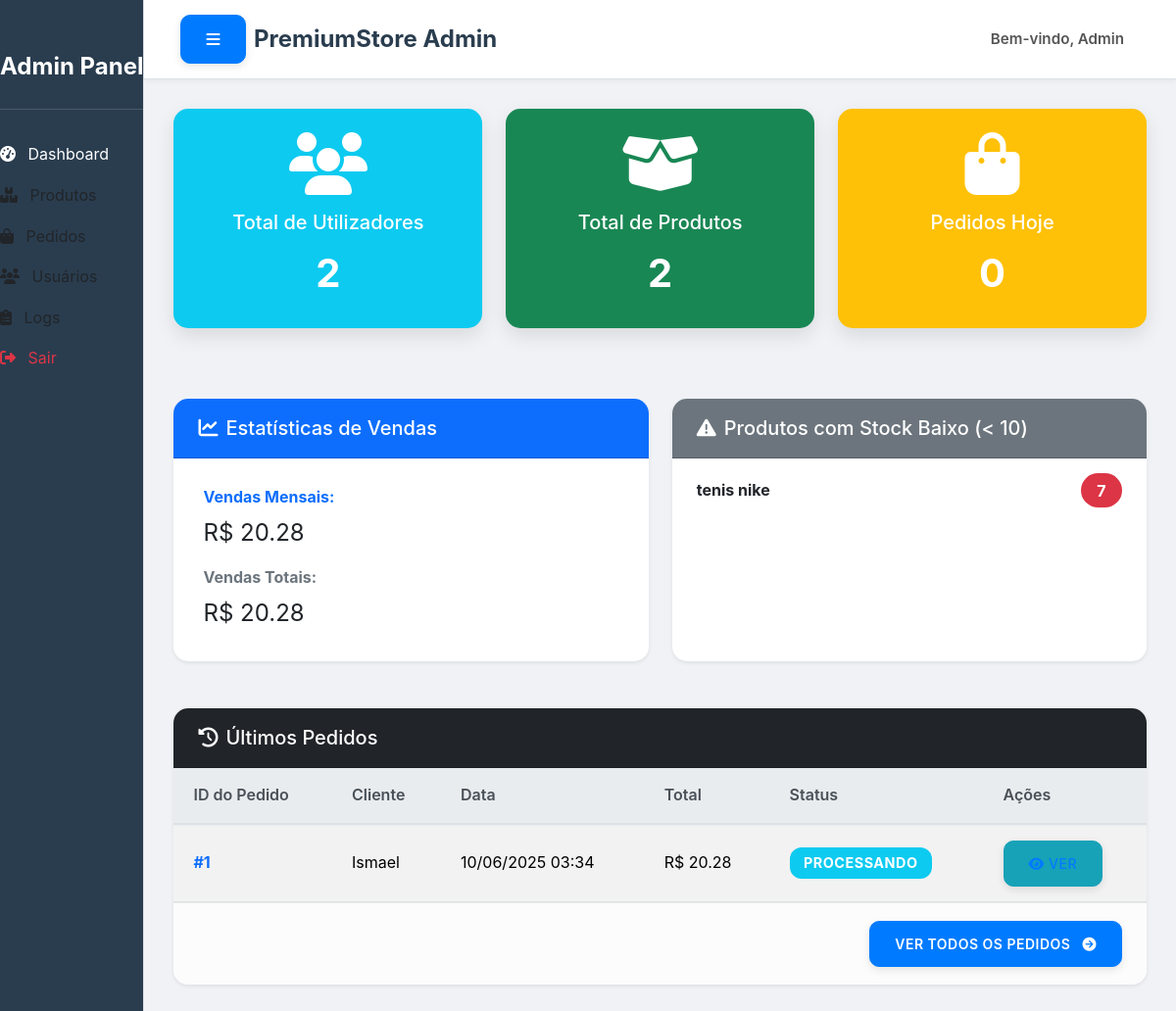
/admin/dashboard (signed in), run on an earlier commit of the app's database.
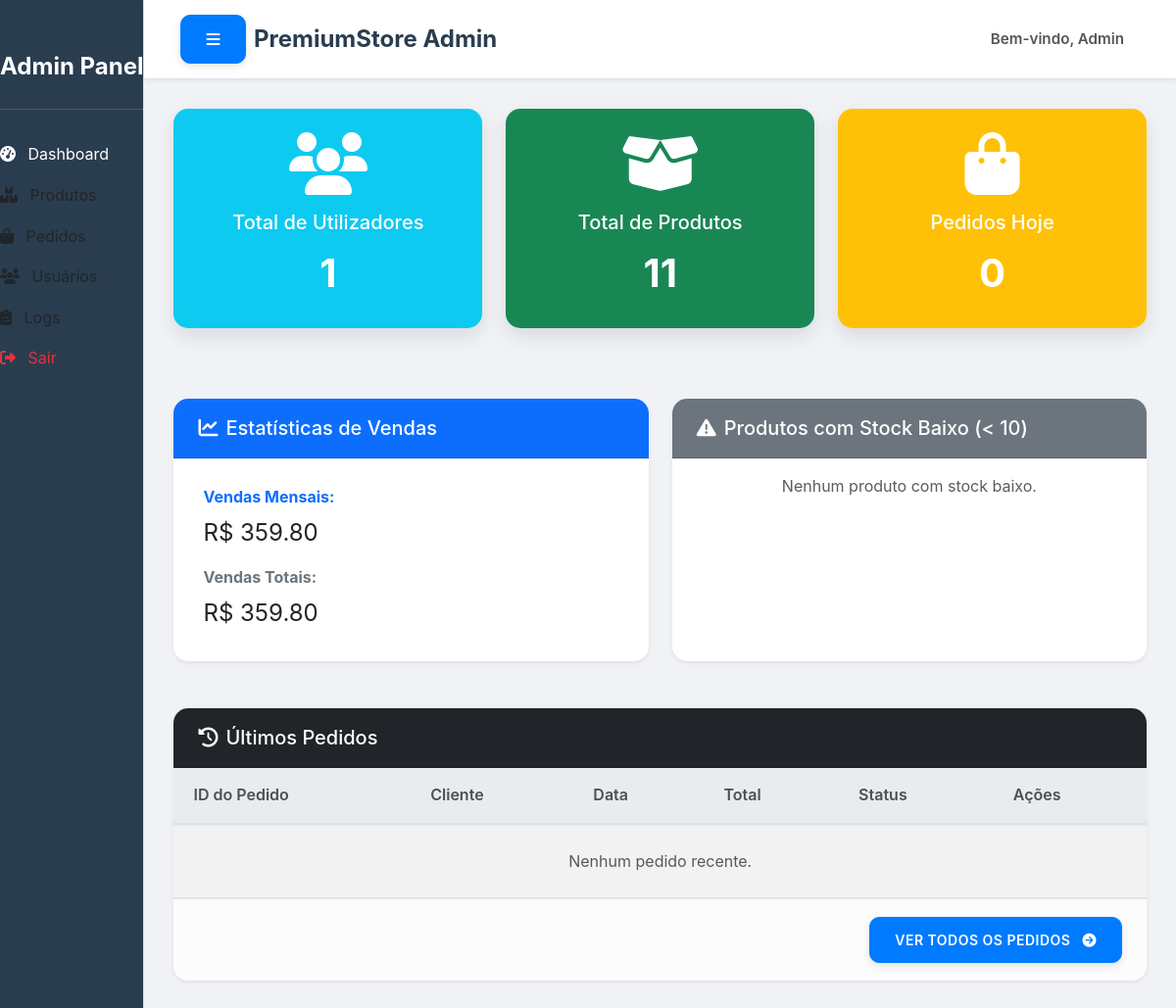
And on a later commit of the database.
### tables this page shows
CREATE TABLE produtos (
            id INTEGER PRIMARY KEY AUTOINCREMENT,
            nome TEXT NOT NULL,
            preco REAL NOT NULL,
            estoque INTEGER NOT NULL,
            descricao TEXT,
            imagem TEXT
        );

CREATE TABLE pedidos (
            id INTEGER PRIMARY KEY AUTOINCREMENT,
            usuario_id INTEGER,
            data TIMESTAMP DEFAULT CURRENT_TIMESTAMP,
            status TEXT DEFAULT 'Pendente',
            total REAL DEFAULT 0.0,
            FOREIGN KEY (usuario_id) REFERENCES usuarios(id)
        );

CREATE TABLE usuarios (
            id INTEGER PRIMARY KEY AUTOINCREMENT,
            nome TEXT NOT NULL,
            email TEXT UNIQUE NOT NULL,
            senha TEXT NOT NULL,
            is_admin BOOLEAN DEFAULT 0
        );

### routes/admin.py (the view)
@admin_bp.route('/dashboard')
@admin_required # Garante que apenas administradores possam acessar
def admin_dashboard():
    conn = conectar_db()
    cursor = conn.cursor()
    cursor.execute('SELECT COUNT(*) FROM produtos')
    total_produtos = cursor.fetchone()[0]
    cursor.execute('SELECT COUNT(*) FROM usuarios')
    total_usuarios = cursor.fetchone()[0]
    cursor.execute("SELECT COUNT(*) FROM pedidos WHERE DATE(data) = DATE('now', '-3 hours')")
    pedidos_hoje = cursor.fetchone()[0]
    cursor.execute("SELECT COALESCE(SUM(total), 0) FROM pedidos WHERE strftime('%Y-%m', data, '-3 hours') = strftime('%Y-%m', 'now', '-3 hours')")
    vendas_mensais = cursor.fetchone()[0]
    cursor.execute("SELECT COALESCE(SUM(total), 0) FROM pedidos")
    vendas_totais = cursor.fetchone()[0]
    cursor.execute('''
        SELECT p.id, u.nome as cliente, p.data, p.total, p.status
        FROM pedidos p
        JOIN usuarios u ON p.usuario_id = u.id
        ORDER BY p.data DESC
        LIMIT 5
    ''')
    ultimos_pedidos_raw = cursor.fetchall()
    ultimos_pedidos = []
    for pedido_raw in ultimos_pedidos_raw:
        pedido = dict(pedido_raw)
        if 'data' in pedido and isinstance(pedido['data'], str):
            try:
                pedido['data'] = datetime.datetime.strptime(pedido['data'], '%Y-%m-%d %H:%M:%S')
            except ValueError:
                print(f"Warning: Unexpected date format for order ID {pedido.get('id')}: {pedido['data']}")
        ultimos_pedidos.append(pedido)
    cursor.execute('SELECT nome, estoque FROM produtos WHERE estoque < 10 ORDER BY estoque ASC LIMIT 5')
    estoque_baixo = cursor.fetchall()
    conn.close()
    return render_template('admin/dashboard.html',
                         total_produtos=total_produtos,
                         total_usuarios=total_usuarios,
                         pedidos_hoje=pedidos_hoje,
                         vendas_mensais=vendas_mensais,
                         vendas_totais=vendas_totais,
                         ultimos_pedidos=ultimos_pedidos,
                         estoque_baixo=estoque_baixo)

### app.py (called while the page is built)
@app.context_processor
def inject_global_data():
    total_itens = 0
    if 'usuario_id' in session:
        usuario_id = session['usuario_id']
        try:
            total_itens = contar_itens_carrinho_db(usuario_id)
        except Exception as e:
            print(f"Erro ao contar itens do carrinho para o usuário {usuario_id}: {e}")
            total_itens = 0
    return {'total_itens': total_itens}

### database.py (called while the page is built)
def conectar_db():
    conn = sqlite3.connect(DB_NAME)
    conn.row_factory = sqlite3.Row # Permite acessar colunas por nome (como dicionário)
    return conn

def contar_itens_carrinho_db(usuario_id):
    conn = conectar_db()
    cursor = conn.cursor()
    cursor.execute('''
    SELECT COALESCE(SUM(quantidade), 0)
    FROM carrinho
    WHERE usuario_id = ?
    ''', (usuario_id,))
    total_itens = cursor.fetchone()[0]
    conn.close()
    return total_itens

### templates/admin/dashboard.html (shortened to what the changed rows need)
{% extends "base_admin.html" %}
{% block admin_content %}
<div class="row g-4">
    <div class="col-md-4">
        <div class="card text-center bg-info text-white h-100 d-flex flex-column justify-content-center">
            <div class="card-body py-4">
                <i class="fas fa-users fa-4x mb-3 animate__animated animate__fadeInDown"></i>
                <h5 class="card-title mb-2">Total de Utilizadores</h5>
                <p class="card-text fs-1 fw-bold animate__animated animate__fadeInUp">{{ total_usuarios }}</p>
            </div>
        </div>
    </div>
    <div class="col-md-4">
        <div class="card text-center bg-success text-white h-100 d-flex flex-column justify-content-center">
            <div class="card-body py-4">
                <i class="fas fa-box-open fa-4x mb-3 animate__animated animate__fadeInDown"></i>
                <h5 class="card-title mb-2">Total de Produtos</h5>
                <p class="card-text fs-1 fw-bold animate__animated animate__fadeInUp">{{ total_produtos }}</p>
            </div>
        </div>
    </div>
</div>
<div class="row mt-5 g-4">
    <div class="col-md-6">
        <div class="card shadow-sm h-100">
            <div class="card-body">
                <div class="mb-3">
                    <h6 class="fw-bold text-primary">Vendas Mensais:</h6>
                    <p class="fs-4 mb-0">R$ {{ "%.2f"|format(vendas_mensais) }}</p>
                </div>
                <div>
                    <h6 class="fw-bold text-secondary">Vendas Totais:</h6>
                    <p class="fs-4 mb-0">R$ {{ "%.2f"|format(vendas_totais) }}</p>
                </div>
            </div>
        </div>
    </div>
    <div class="col-md-6">
        <div class="card shadow-sm h-100">
            <ul class="list-group list-group-flush">
                {% if estoque_baixo %}
                    {% for produto in estoque_baixo %}
                    <li class="list-group-item d-flex justify-content-between align-items-center">
                        <span class="fw-bold">{{ produto.nome }}</span>
                        <span class="badge bg-danger rounded-pill fs-6">{{ produto.estoque }}</span>
                    </li>
                    {% endfor %}
                {% else %}
                    <li class="list-group-item text-center text-muted py-3">Nenhum produto com stock baixo.</li>
                {% endif %}
            </ul>
        </div>
    </div>
</div>
<div class="row mt-5">
    <div class="col-12">
        <div class="card shadow-sm">
            <div class="table-responsive">
                <table class="table table-striped table-hover mb-0">
                    <thead>
                        <tr>
                            <th>ID do Pedido</th>
                            <th>Cliente</th>
                            <th>Data</th>
                            <th>Total</th>
                            <th>Status</th>
                            <th>Ações</th>
                        </tr>
                    </thead>
                    <tbody>
                        {% if ultimos_pedidos %}
                            {% for pedido in ultimos_pedidos %}
                            <tr>
                                <td><a href="{{ url_for('admin.detalhes_pedido', id=pedido.id) }}" class="text-primary fw-bold">#{{ pedido.id }}</a></td>
                                <td>{{ pedido.cliente }}</td>
                                <td>{{ pedido.data.strftime('%d/%m/%Y %H:%M') }}</td>
                                <td>R$ {{ "%.2f"|format(pedido.total) }}</td>
                                <td>
                                    {% set status_class = {
                                        'Pendente': 'warning',
                                        'Processando': 'info',
                                        'Concluído': 'success',
                                        'Cancelado': 'danger'
                                    }[pedido.status] | default('secondary') %}
                                    <span class="badge bg-{{ status_class }}">{{ pedido.status }}</span>
                                </td>
                                <td>
                                    <a href="{{ url_for('admin.detalhes_pedido', id=pedido.id) }}" class="btn btn-sm btn-info" aria-label="Ver detalhes do pedido {{ pedido.id }}">
                                        <i class="fas fa-eye"></i> Ver
                                    </a>
                                </td>
                            </tr>
                            {% endfor %}
                        {% else %}
                            <tr>
                                <td colspan="6" class="text-center py-4 text-muted">Nenhum pedido recente.</td>
                            </tr>
                        {% endif %}
                    </tbody>
                </table>
            </div>
        </div>
    </div>
</div>
{% endblock %}

What changed in the data, as far as the page shows it:
no longer on this page (row edited): produtos: nome "tenis nike", estoque "7"
no longer on this page (row edited): pedidos: id "1", cliente "Ismael", data "10/06/2025 03:34", total "20.28", status "PROCESSANDO"
Also different on the page:
{{ total_usuarios }}: "2" → "1"
{{ total_produtos }}: "2" → "11"
{{ "%.2f"|format(vendas_mensais) }}: "20.28" → "359.80"
{{ "%.2f"|format(vendas_totais) }}: "20.28" → "359.80"
text now shown: "Nenhum produto com stock baixo. Nenhum pedido recente."
